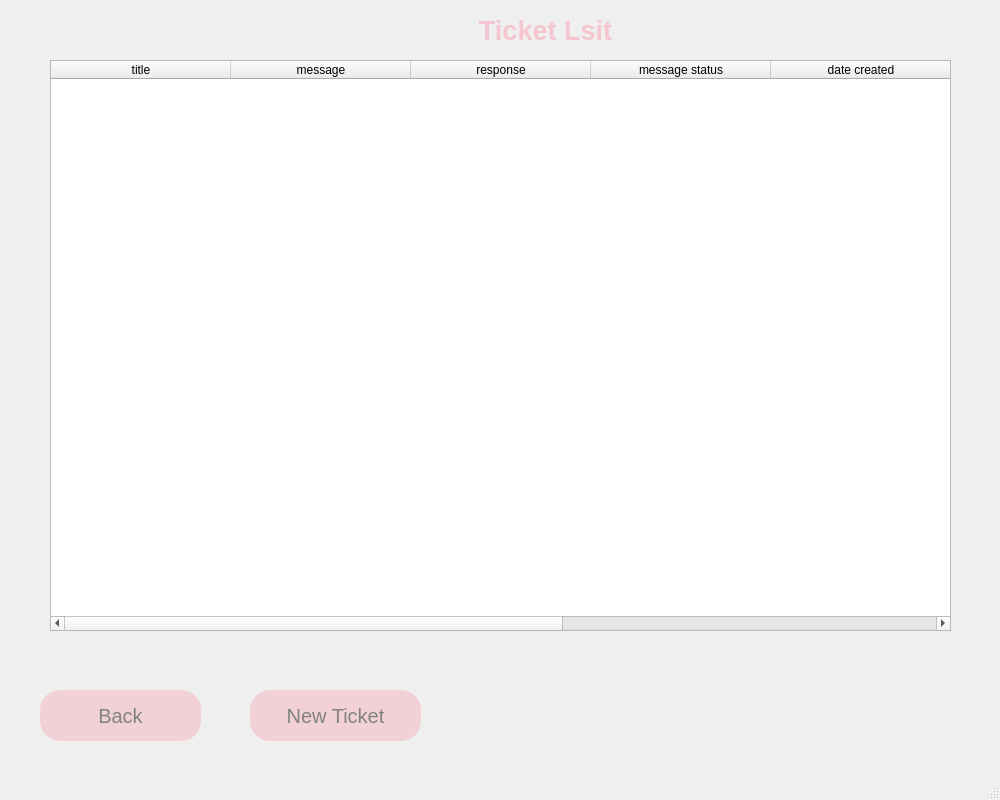
<?xml version="1.0" encoding="UTF-8"?>
<ui version="4.0">
 <class>MainWindow</class>
 <widget class="QMainWindow" name="MainWindow">
  <property name="geometry">
   <rect>
    <x>0</x>
    <y>0</y>
    <width>1000</width>
    <height>800</height>
   </rect>
  </property>
  <property name="windowTitle">
   <string>Ticket List</string>
  </property>
  <widget class="QWidget" name="centralwidget">
   <widget class="QLabel" name="label">
    <property name="geometry">
     <rect>
      <x>260</x>
      <y>0</y>
      <width>571</width>
      <height>61</height>
     </rect>
    </property>
    <property name="font">
     <font>
      <pointsize>20</pointsize>
      <weight>75</weight>
      <bold>true</bold>
     </font>
    </property>
    <property name="text">
     <string>&lt;html&gt;&lt;head/&gt;&lt;body&gt;&lt;p&gt;&lt;span style=&quot; color:#f5c6cf;&quot;&gt;Ticket Lsit&lt;/span&gt;&lt;/p&gt;&lt;/body&gt;&lt;/html&gt;</string>
    </property>
    <property name="alignment">
     <set>Qt::AlignCenter</set>
    </property>
   </widget>
   <widget class="QTableWidget" name="tableWidget">
    <property name="geometry">
     <rect>
      <x>50</x>
      <y>60</y>
      <width>901</width>
      <height>571</height>
     </rect>
    </property>
    <property name="selectionMode">
     <enum>QAbstractItemView::SingleSelection</enum>
    </property>
    <property name="selectionBehavior">
     <enum>QAbstractItemView::SelectRows</enum>
    </property>
    <attribute name="horizontalHeaderDefaultSectionSize">
     <number>180</number>
    </attribute>
    <column>
     <property name="text">
      <string>title</string>
     </property>
    </column>
    <column>
     <property name="text">
      <string>message</string>
     </property>
    </column>
    <column>
     <property name="text">
      <string>response</string>
     </property>
    </column>
    <column>
     <property name="text">
      <string>message status</string>
     </property>
    </column>
    <column>
     <property name="text">
      <string>date created</string>
     </property>
    </column>
    <column>
     <property name="text">
      <string>message_id</string>
     </property>
    </column>
    <column>
     <property name="text">
      <string>response_id</string>
     </property>
    </column>
   </widget>
   <widget class="QPushButton" name="pb_back">
    <property name="geometry">
     <rect>
      <x>40</x>
      <y>690</y>
      <width>161</width>
      <height>51</height>
     </rect>
    </property>
    <property name="font">
     <font>
      <pointsize>15</pointsize>
     </font>
    </property>
    <property name="styleSheet">
     <string notr="true">QPushButton
{
	background-color: #f1d1d6;
	color: #828282;
	border-radius:20px;
}

QPushButton:hover
{
	background-color: #ff8b8d;
	color: #656565;
	border-radius:20px;
}</string>
    </property>
    <property name="text">
     <string>Back</string>
    </property>
   </widget>
   <widget class="QPushButton" name="pb_newTicket">
    <property name="geometry">
     <rect>
      <x>250</x>
      <y>690</y>
      <width>171</width>
      <height>51</height>
     </rect>
    </property>
    <property name="font">
     <font>
      <pointsize>15</pointsize>
     </font>
    </property>
    <property name="styleSheet">
     <string notr="true">QPushButton
{
	background-color: #f1d1d6;
	color: #828282;
	border-radius:20px;
}

QPushButton:hover
{
	background-color: #ff8b8d;
	color: #656565;
	border-radius:20px;
}</string>
    </property>
    <property name="text">
     <string>New Ticket</string>
    </property>
   </widget>
  </widget>
  <widget class="QMenuBar" name="menubar">
   <property name="geometry">
    <rect>
     <x>0</x>
     <y>0</y>
     <width>1000</width>
     <height>18</height>
    </rect>
   </property>
  </widget>
  <widget class="QStatusBar" name="statusbar"/>
 </widget>
 <resources/>
 <connections/>
</ui>
